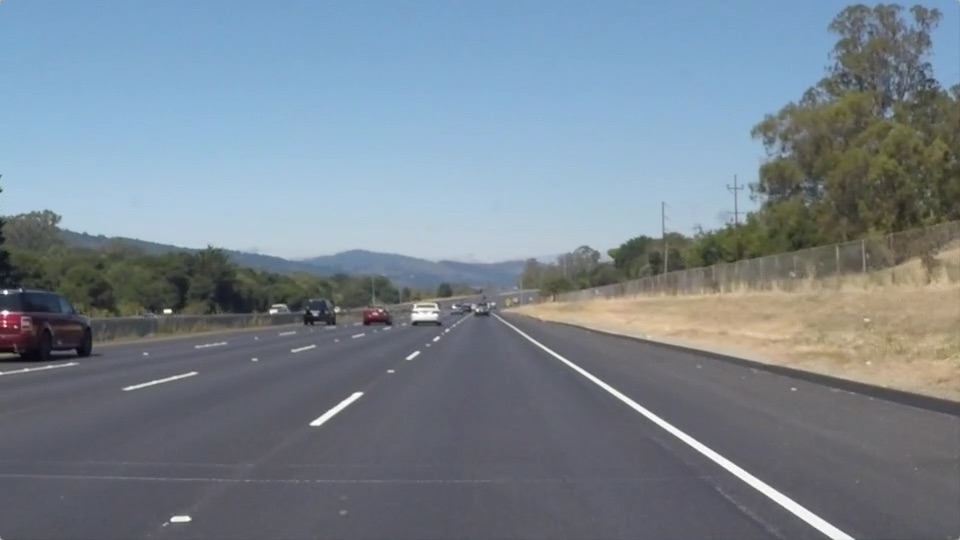
#> input picture test_images/test0.jpg, 960 x 540 px; its folder holds 4 pictures in this run
$ python test.py   (older library calls are emulated)
#> lines starting #> are read from the running program, lines starting #| are printed output that depends on the picture; after the words box and inside, x2 and y2 are one past the last pixel; in counts of white or black regions, pixels touching at a corner belong together
### functions.py
import copy
import cv2
import numpy as np
# A function that takes an image, object points, and image points
# performs the camera calibration, image distortion correction and
# returns the undistorted image
# [5 lines left out: function cal_undistort, not called in this run]

# Define a function that takes an image, number of x and y points,
# camera matrix and distortion coefficients
def perspective_transform(img):
	# Grab the image shape
	img_size = (img.shape[1], img.shape[0])
	# For source points I'm grabbing the outer four detected corners
	src = np.float32(
	    [[(img_size[0] / 2) - 55, img_size[1] / 2 + 100],
	    [((img_size[0] / 6) - 10), img_size[1]],
	    [(img_size[0] * 5 / 6) + 60, img_size[1]],
	    [(img_size[0] / 2 + 55), img_size[1] / 2 + 100]])
	# For destination points, I'm arbitrarily choosing some points to be
	# a nice fit for displaying our warped result
	dst = np.float32(
		[[(img_size[0] / 4), 0],
		[(img_size[0] / 4), img_size[1]],
		[(img_size[0] * 3 / 4), img_size[1]],
		[(img_size[0] * 3 / 4), 0]])
	# Given src and dst points, calculate the perspective transform matrix
	M = cv2.getPerspectiveTransform(src, dst)
	Minv = cv2.getPerspectiveTransform(dst, src)
	# Return the resulting image and matrix
	return M, Minv

# Unwarp an image
def warp_image(img, M, mtx, dist):
	# Use the OpenCV undistort() function to remove distortion
	undist = cv2.undistort(img, mtx, dist, None, mtx)
	# Grab the image shape
	img_size = (img.shape[1], img.shape[0])
	# Warp the image using OpenCV warpPerspective()
	return cv2.warpPerspective(undist, M, img_size)

# Calculate directional gradient
def abs_sobel_thresh(gray, orient='x', sobel_kernel=3, thresh=(0, 255)):
    # Apply x or y gradient
    if orient == 'x':
    	sobel = cv2.Sobel(gray, cv2.CV_64F, 1, 0, ksize=sobel_kernel)
    elif orient == 'y':
    	sobel = cv2.Sobel(gray, cv2.CV_64F, 0, 1, ksize=sobel_kernel)
    # Take the absolute values
    sobel = np.absolute(sobel)
    # Rescale back to 8 bit integer
    scaled_sobel = np.uint8(255*sobel/np.max(sobel))
    # Create a copy and apply the threshold
    binary_output = np.zeros_like(scaled_sobel)
    binary_output[(scaled_sobel > thresh[0]) & (scaled_sobel < thresh[1])] = 1
    # Return the result
    return binary_output

# Calculate gradient magnitude
def mag_thresh(gray, sobel_kernel=3, mag_thresh=(0, 255)):
    # Apply x and y gradients
    sobelx = cv2.Sobel(gray, cv2.CV_64F, 1, 0, ksize=sobel_kernel)
    sobely = cv2.Sobel(gray, cv2.CV_64F, 0, 1, ksize=sobel_kernel)
    # Calculate the gradient magnitude
    sobel = np.sqrt(sobelx ** 2 + sobely ** 2)
    # Rescale back to 8 bit integer
    scaled_sobel = np.uint8(255*sobel/np.max(sobel))
    # Create a copy and apply the threshold
    binary_output = np.zeros_like(scaled_sobel)
    binary_output[(scaled_sobel > mag_thresh[0]) & (scaled_sobel < mag_thresh[1])] = 1
    # Return the result
    return binary_output

# Calculate gradient direction
def dir_threshold(gray, sobel_kernel=3, thresh=(0, np.pi/2)):
    # Apply x and y gradients
    sobelx = cv2.Sobel(gray, cv2.CV_64F, 1, 0, ksize=sobel_kernel)
    sobely = cv2.Sobel(gray, cv2.CV_64F, 0, 1, ksize=sobel_kernel)
    # Error statement to ignore division and invalid errors
    with np.errstate(divide='ignore', invalid='ignore'):
        absgraddir = np.absolute(np.arctan(sobely/sobelx))
        dir_binary =  np.zeros_like(absgraddir)
        dir_binary[(absgraddir > thresh[0]) & (absgraddir < thresh[1])] = 1
    # Return the result
    return dir_binary

# [23 lines left out: function region_of_interest, not called in this run]

# Load an image find edges and mask it using 'region_of_interest' function
def find_edges(img):
    # Gaussian Blur
    kernel_size = 5
    img = cv2.GaussianBlur(img, (kernel_size, kernel_size), 0)
    # Convert to HLS color space and separate the S channel
    hls = cv2.cvtColor(img, cv2.COLOR_RGB2HLS)
    h = hls[:,:,0]
    s = hls[:,:,2]
    # Grayscale image
    gray = cv2.cvtColor(img, cv2.COLOR_RGB2GRAY)
    # Define sobel kernel size
    ksize = 7
    # Apply each of the thresholding functions
    gradx = abs_sobel_thresh(gray, orient='x', sobel_kernel=ksize, thresh=(10, 255))
    grady = abs_sobel_thresh(gray, orient='y', sobel_kernel=ksize, thresh=(40, 255))
    mag_binary = mag_thresh(gray, sobel_kernel=ksize, mag_thresh=(15, 255))
    dir_binary = dir_threshold(gray, sobel_kernel=ksize, thresh=(.45, 1.25))
    # Combine all the thresholding information
    combined = np.zeros_like(dir_binary)
    combined[((gradx == 1) & (grady == 1)) | ((mag_binary == 1) & (dir_binary == 1))] = 1
    # Threshold color channel
    s_binary = np.zeros_like(combined)
    s_binary[(s > 140) & (s < 255)] = 1
    # Stack each channel to view their individual contributions in green and blue respectively
    # This returns a stack of the two binary images, whose components you can see as different colors
    color_binary = np.zeros_like(combined)
    color_binary[(s_binary > 0) | (combined > 0)] = 1
    # Return an edge image
    return color_binary

# Draw lines on an image
# [190 lines left out: functions draw_lines, find_lanes_windows, find_lanes_polyfit, find_curvature, sanity_check, not called in this run]

def draw_lines(pts, image):
	# load points from polynomial fit function
	# return an image with lines
	start = 0
	pts = pts.reshape((-1,1,2))
	for line in pts:
		if start == 0:
			first_line = line
			start = 1
		else:
			end_line = line
			cv2.line(image, (int(first_line[0][0]),int(first_line[0][1])),
				(int(end_line[0][0]),int(end_line[0][1])), [0,0,255], 15)
			start = 0

### test.py
import pickle
import glob
import numpy as np
import cv2
import os
import matplotlib.pyplot as plt
import matplotlib.image as mpimg
from functions import *

# Define names of a pickle file
pickle_file = "wide_dist_pickle.p"
test_images = glob.glob('./test_images/*')
# Load the sample image
img_name = test_images[2]
img = cv2.imread(img_name)
#> img is the input picture: shape (540, 960, 3); mean B, G, R 143.7, 132.6, 120.3
# If a pickel file exists, then load the file
if os.path.isfile(pickle_file):
	with open(pickle_file, 'rb') as f:
#> (reads wide_dist_pickle.p from the repository)
		pickle_data = pickle.load(f)
		mtx = pickle_data['mtx']
		dist = pickle_data['dist']
		objpoints = pickle_data['objpoints']
		imgpoints = pickle_data['imgpoints']
		del pickle_data  # Free up memory
	print("A pickle file loaded")
else:
	print("A pickle file does not exist")
# Perspective transform
M, Minv = perspective_transform(img)
#> M = [[-0.401, -1.36, 650.8], [-6.61e-16, -1.89, 697.8], [-8.84e-19, -0.00295, 1]]; Minv = [[0.229, -0.744, 370], [2.37e-16, -0.53, 370], [7.58e-19, -0.00156, 1]]
# Unwarping corners
warped = warp_image(img, M, mtx, dist)
#> in warp_image, `return cv2.warpPerspective(undist, M, img_size)`:
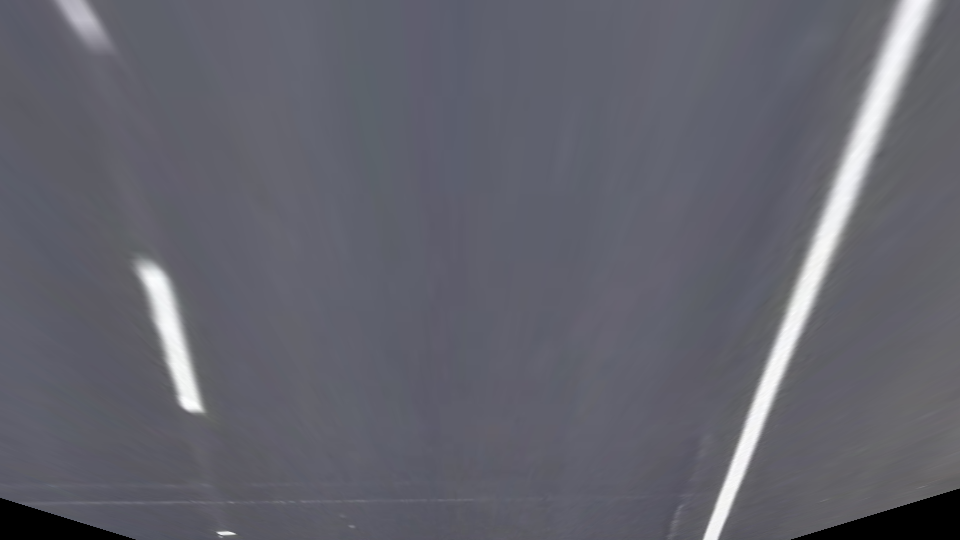
#> returned value: shape (540, 960, 3); mean of channels 0, 1, 2 109, 99.2, 98.7; drawn as B, G, R
# For source points I'm grabbing the outer four detected corners
img_size = (img.shape[1], img.shape[0])
#> img_size = (960, 540)
src = np.float32(
    [[(img_size[0] / 2) - 55, img_size[1] / 2 + 100],
    [((img_size[0] / 6) - 10), img_size[1]],
    [(img_size[0] * 5 / 6) + 60, img_size[1]],
    [(img_size[0] / 2 + 55), img_size[1] / 2 + 100]])
dst = np.float32(
	[[(img_size[0] / 4), 0],
	[(img_size[0] / 4), img_size[1]],
	[(img_size[0] * 3 / 4), img_size[1]],
	[(img_size[0] * 3 / 4), 0]])

# Find edges from an image
binary_warped = find_edges(warped)
#> in find_edges, `hls = cv2.cvtColor(img, cv2.COLOR_RGB2HLS)`: hls: shape (540, 960, 3); mean of channels 0, 1, 2 38.7, 103.8, 14
#> in find_edges, `h = hls[:,:,0]`:
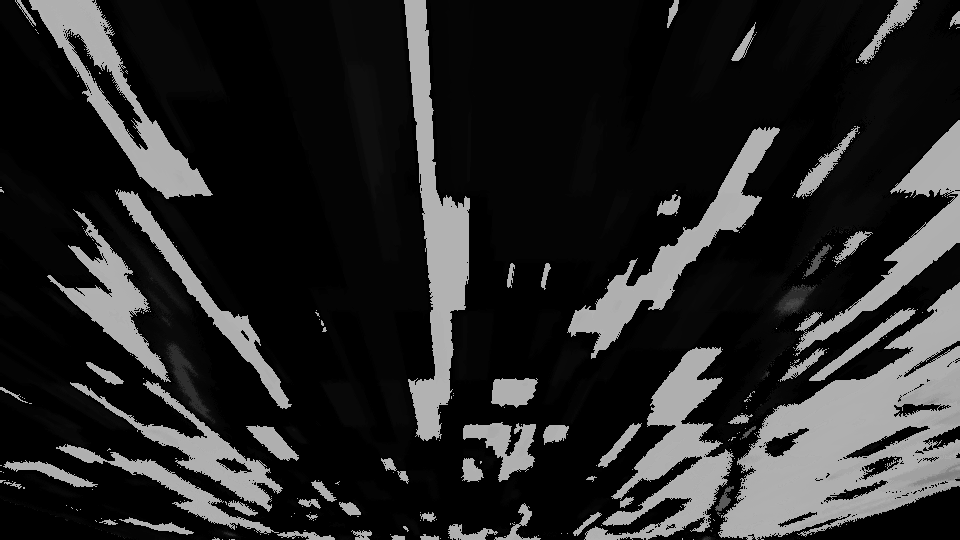
#> h: shape (540, 960); min 0, max 178, mean 38.7
#> in find_edges, `gradx = abs_sobel_thresh(gray, orient='x', sobel_kernel=ksize, thresh=..`:
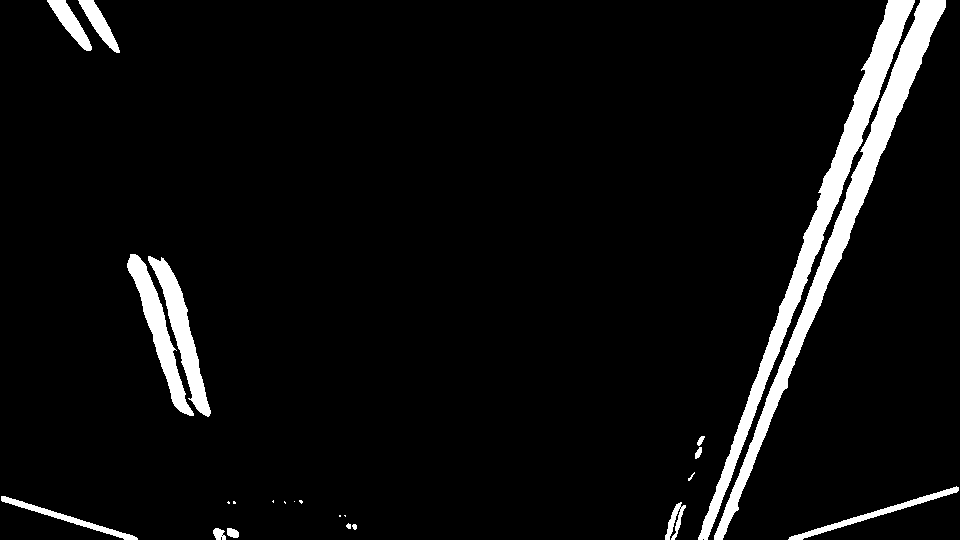
#> gradx: shape (540, 960); values 0 (black) and 1 (white), 5.5% white; 24 white regions (8 under 20 px), largest, box (x1, y1, x2, y2) and area: (714, 0, 946, 540) 9600, (698, 0, 915, 540) 9367, (148, 256, 211, 417) 2665
#> call 2 of abs_sobel_thresh, with orient = 'y', sobel_kernel = 7, thresh = (40, 255)
#> in abs_sobel_thresh (call 2), `sobel = cv2.Sobel(gray, cv2.CV_64F, 0, 1, ksize=sobel_kernel)`:
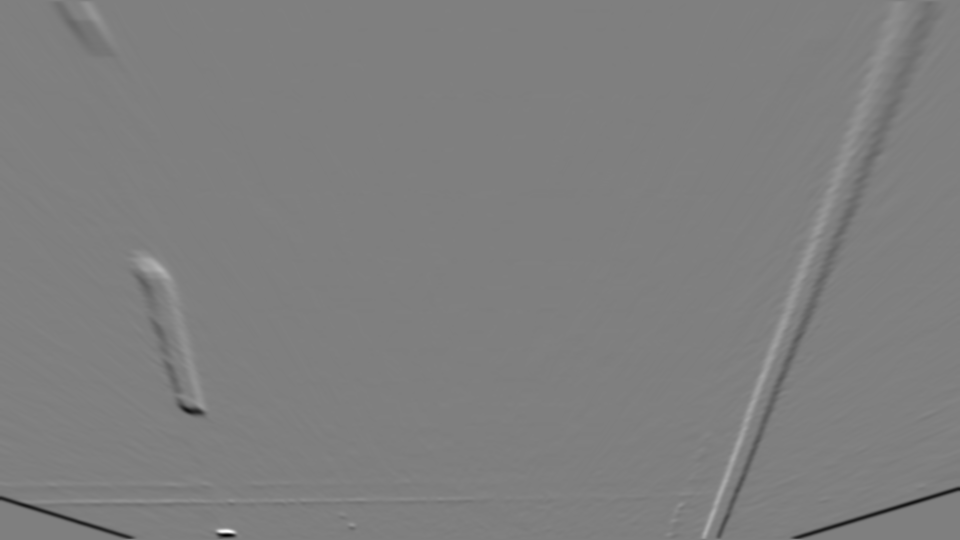
#> sobel: shape (540, 960) float64; min -63463, max 63396, mean -160.8; drawn with min black and max white
#> in find_edges, `grady = abs_sobel_thresh(gray, orient='y', sobel_kernel=ksize, thresh=..`: grady: shape (540, 960); values 0 (black) and 1 (white), 1.2% white; 33 white regions (12 under 20 px), largest, box (x1, y1, x2, y2) and area: (716, 288, 821, 539) 1379, (702, 311, 790, 538) 1144, (791, 486, 960, 539) 961
#> in find_edges, `mag_binary = mag_thresh(gray, sobel_kernel=ksize, mag_thresh=(15, 255))`: mag_binary: shape (540, 960); values 0 (black) and 1 (white), 5.6% white; 51 white regions (27 under 20 px), largest, box (x1, y1, x2, y2) and area: (714, 0, 944, 540) 9013, (699, 0, 913, 540) 8691, (128, 251, 210, 419) 5294
#> in dir_threshold, `absgraddir = np.absolute(np.arctan(sobely/sobelx))`:
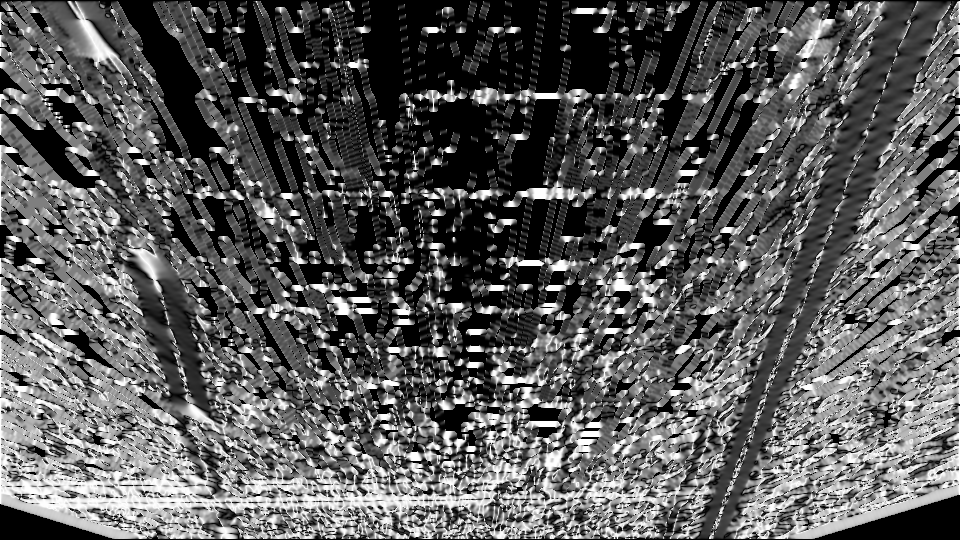
#> absgraddir: shape (540, 960) float64; 17.97% of the values are NaN or infinite; the others: min 0, max 1.57, mean 0.69; drawn with min black, max white, NaN and infinite black
#> in find_edges, `dir_binary = dir_threshold(gray, sobel_kernel=ksize, thresh=(.45, 1.25))`:
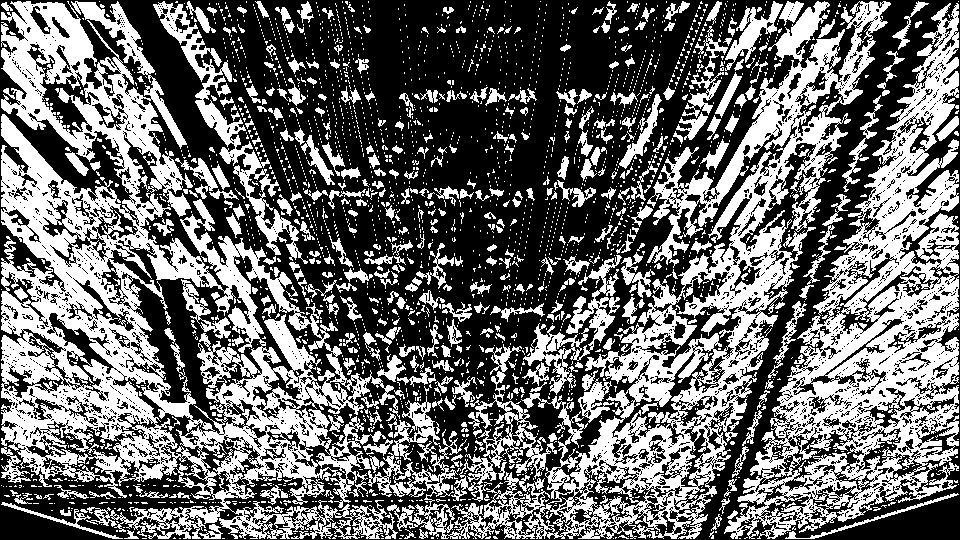
#> dir_binary: shape (540, 960) float64; values 0 (black) and 1 (white), 42% white; 2866 white regions (2420 under 20 px), largest, box (x1, y1, x2, y2) and area: (1, 1, 398, 539) 72975, (368, 1, 891, 539) 47401, (724, 3, 959, 539) 40326
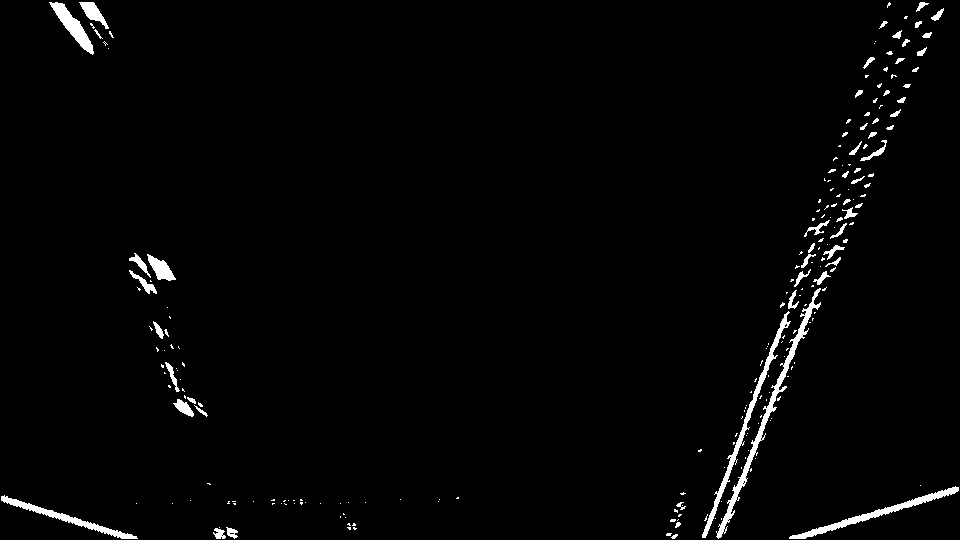
#> binary_warped: shape (540, 960) float64; values 0 (black) and 1 (white), 1.9% white; 226 white regions (169 under 20 px), largest, box (x1, y1, x2, y2) and area: (716, 288, 821, 539) 1608, (702, 311, 791, 538) 1205, (789, 486, 959, 539) 1079
binary_warped[650:, :200] = 0
binary_warped[650:, 1050:] = 0
# Draw red lines on images
img_lines = draw_lines(img, src)
#> the loop in draw_lines, `for line in pts:` made 777600 passes
#> (first_line, start) on passes 1, 3, 5, 7, 9, 11, 13, 15, 17, 19, 21, 23: ([[212, 196]], 1), ([[161, 140]], 1), ([[132, 200]], 1), ([[200, 165]], 1), ([[161, 122]], 1), ([[123, 201]], 1), ([[201, 162]], 1), ([[162, 118]], 1), ([[119, 199]], 1), ([[201, 162]], 1), ([[162, 118]], 1), ([[118, 204]], 1)
#> (end_line, start) on passes 2, 4, 6, 8, 10, 12: ([[179, 178]], 0), ([[180, 156]], 0), ([[172, 141]], 0), ([[131, 200]], 0), ([[205, 165]], 0), ([[159, 116]], 0)
#> after the loop in draw_lines, `for line in pts:`: first_line = [[140, 182]]
warped_lines = draw_lines(warped, dst)
#> the loop in draw_lines (call 2), `for line in pts:` made 777600 passes
#> (first_line, start) on passes 1, 3, 5, 7, 9, 11, 13, 15, 17, 19, 21, 23: ([[104, 91]], 1), ([[91, 89]], 1), ([[89, 105]], 1), ([[105, 92]], 1), ([[92, 90]], 1), ([[90, 104]], 1), ([[104, 91]], 1), ([[91, 89]], 1), ([[90, 105]], 1), ([[105, 91]], 1), ([[91, 91]], 1), ([[91, 105]], 1)
#> (end_line, start) on passes 2, 4, 6, 8, 10, 12: ([[89, 104]], 0), ([[104, 91]], 0), ([[92, 90]], 0), ([[90, 105]], 0), ([[105, 92]], 0), ([[91, 89]], 0)

# Visualize Warped image
f, ((ax1, ax2, ax3), (ax4, ax5, ax6)) = plt.subplots(2, 3)
#> (the run stopped early here; a loop or call above may not have finished)
